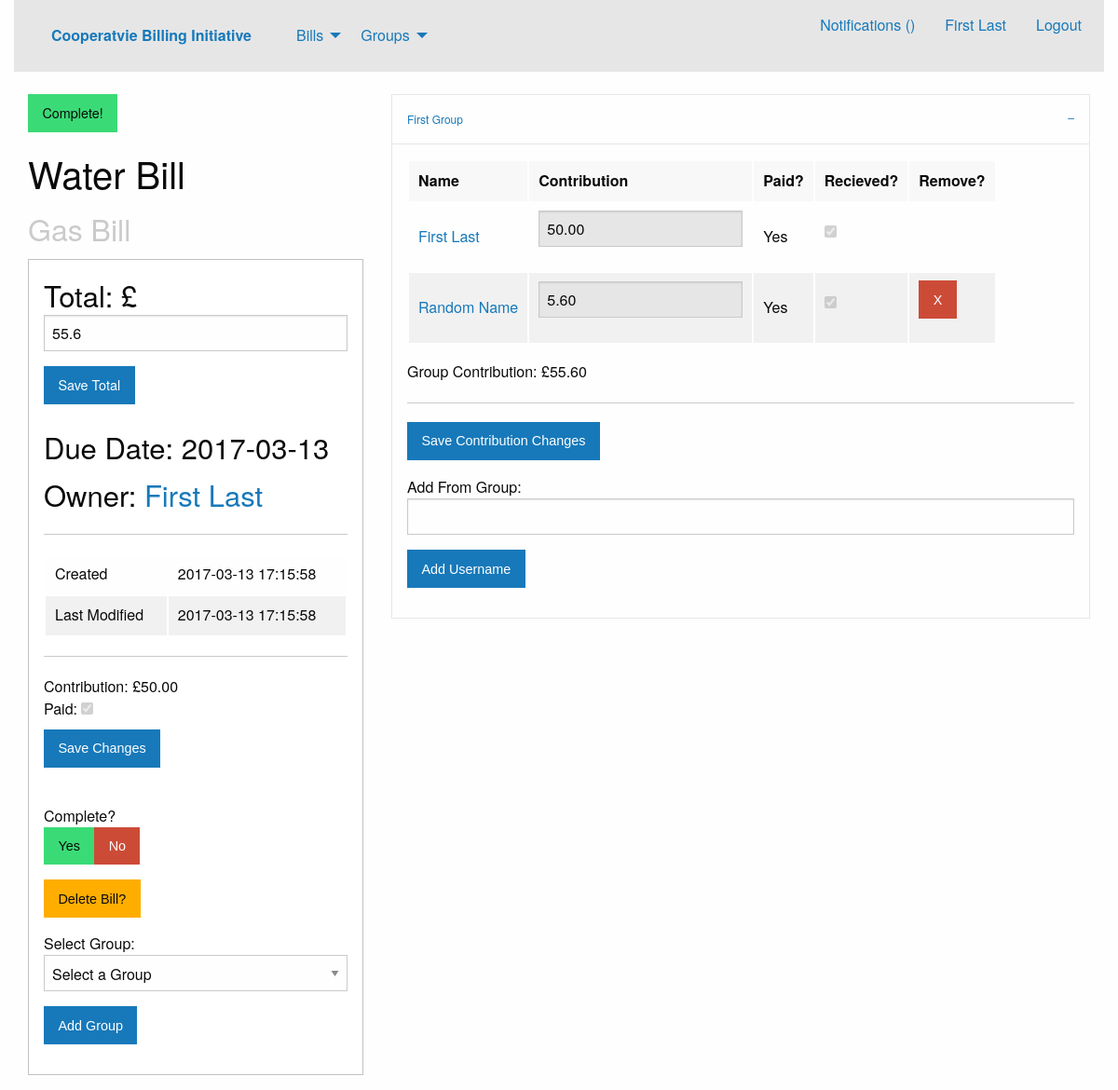
The page /viewBill.php?bid=1 (signed in) on the database as committed earlier.
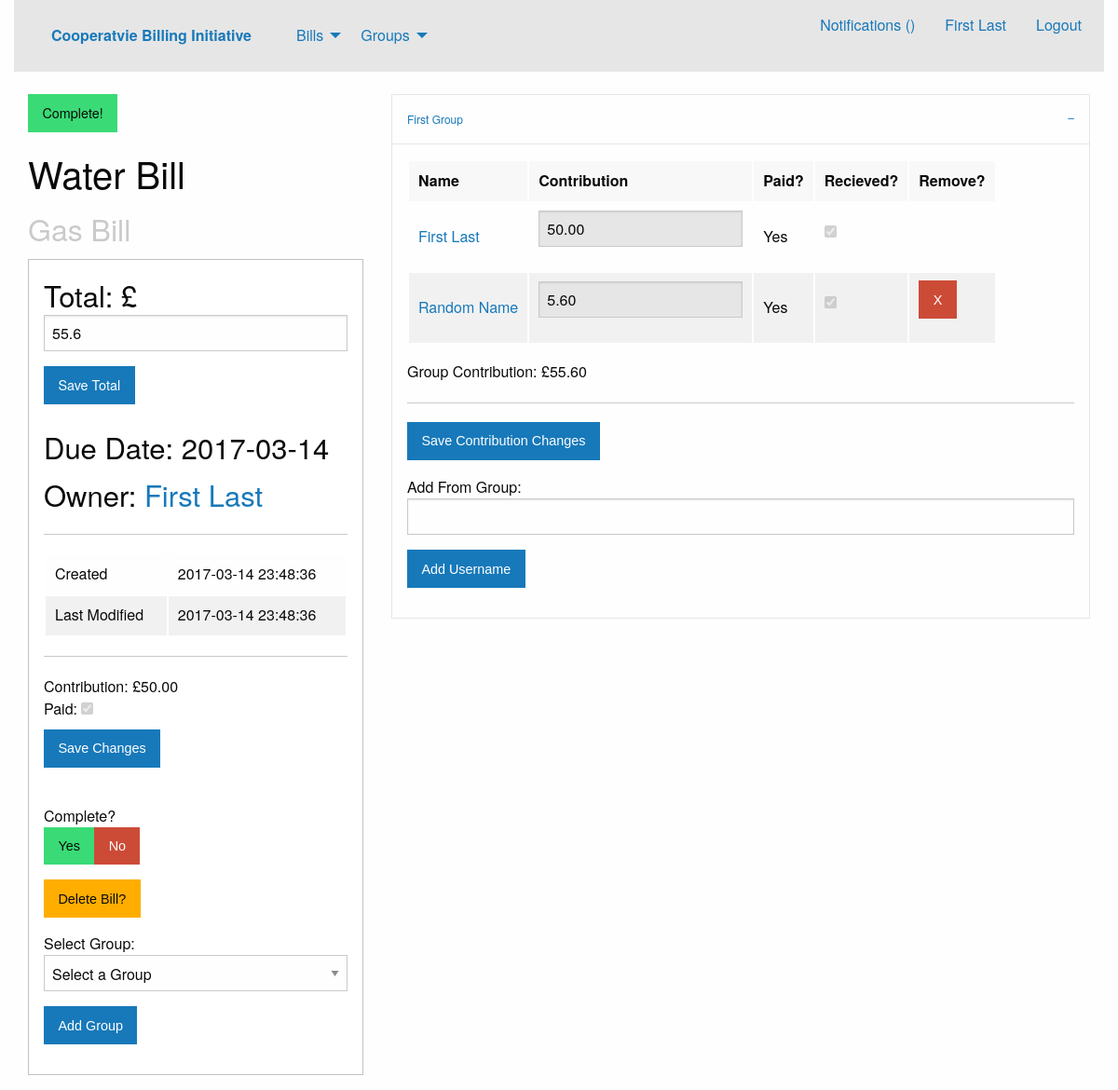
The same page on the database as committed later.
### tables this page shows
CREATE TABLE bills
(
	billID INTEGER NOT NULL UNIQUE PRIMARY KEY AUTOINCREMENT,
	name VARCHAR(50) NOT NULL,
	total DOUBLE NOT NULL,
	typeID INTEGER NOT NULL DEFAULT 1,
	createTS TIMESTAMP DEFAULT CURRENT_TIMESTAMP,
	editTS TIMESTAMP DEFAULT CURRENT_TIMESTAMP,
	dueTS TIMESTAMP NOT NULL DEFAULT CURRENT_DATE,
	complete BOOLEAN NOT NULL DEFAULT FALSE,
	FOREIGN KEY(typeID) REFERENCES billTypes(typeID)
);

CREATE TABLE billTypes
(
	typeID INTEGER NOT NULL UNIQUE PRIMARY KEY AUTOINCREMENT,
	typename VARCHAR(30) NOT NULL,
	icon VARCHAR(50)
);

CREATE TABLE billContributors
(
	billID INTEGER NOT NULL,
	userID INTEGER NOT NULL,
	groupID INTEGER DEFAULT 0,
	owner BOOLEAN NOT NULL DEFAULT FALSE,
	ammount DOUBLE NOT NULL DEFAULT 0,
	paid BOOLEAN NOT NULL DEFAULT FALSE,
	recieved BOOLEAN NOT NULL DEFAULT FALSE,
	PRIMARY KEY(billID, userID),
	FOREIGN KEY(billID) REFERENCES bills(billID),
	FOREIGN KEY(userID) REFERENCES users(userID),
	FOREIGN KEY(groupID) REFERENCES groups(groupID)
);

### database.php (called while the page is built, shortened)
<?php
class Database {
	private $database;
	function __construct() {
		$this->database = $this->getConnection();
	}
	function prepare($query) {
		return $this->database->prepare($query);
	}
	private function getConnection() {
		$conn = new SQLite3('bill.db');
		return $conn;
	}
}
?>

### viewBill.php (the view, shortened to what the changed rows need)
<?php session_start();
$uid = $_SESSION["uid"];
?>
<?php require "header.php"?>
<?php
	$bid = $_GET["bid"];
	$db = new Database();
	$editBill = false;
	$stmt = $db->prepare("SELECT owner FROM billContributors
		WHERE userID = :uid AND billID = :bid");
	$stmt->bindValue(":bid", $bid, SQLITE3_INTEGER);
	$stmt->bindValue(":uid", $uid, SQLITE3_INTEGER);
	$result = $stmt->execute();
	$check = $result->fetchArray();
	if(!empty($check)) {
		if ($check["owner"] != 0) $editBill = true;
	}
	$stmt = $db->prepare("SELECT * FROM bills
		INNER JOIN billTypes ON bills.typeID = billTypes.typeID
		INNER JOIN billContributors ON billContributors.billID = bills.billID
		WHERE bills.billID = :bid AND billContributors.userID = :uid");
	$stmt->bindValue(":bid", $bid, SQLITE3_INTEGER);
	$stmt->bindValue(":uid", $uid, SQLITE3_INTEGER);
	$result = $stmt->execute();
	$billData = $result->fetchArray();
	if ($billData["complete"] != 0)
		$complete = '<span class="button success" id="completeState" value="1">Complete!</span> ';
	else
		$complete = '<span class="button alert" id="completeState" value="0">Incomplete</span> ';
	$stmt = $db->prepare("SELECT users.userID, users.realname FROM users
		INNER JOIN billContributors ON billContributors.userID = users.userID
		WHERE billContributors.billID = :bid AND billContributors.owner = 1");
	$stmt->bindValue(":bid", $bid, SQLITE3_INTEGER);
	$result = $stmt->execute();
	$ownerData = $result->fetchArray();
	echo '
	<div class="column large-4">
		'.$complete.'<h2><span id="billName">'.$billData["name"].'</span><br /><small>'.$billData["typename"].'</small></h2>
		<div class="callout">
			<h3>Total: £';
	if ($editBill)
		echo '<input type="number" id="billTotal" step="0.01" min="0.01" required value="'.$billData["total"].'"/>
					<span id="saveTotal" class="button">Save Total</span>
					<span id="saveTotalErr" style="display:none"></span>';
	else echo number_format($billData["total"], 2);
	echo '</h3>
			<h3>Due Date: '.$billData["dueTS"].'</h3>
			<h3>Owner: <a href="profile.php?uid='.$ownerData["userID"].'">'.$ownerData["realname"].'</a></h3>
			<hr />
			<table><tr><td>Created</td><td>'.$billData["createTS"].'</td></tr>
			<tr><td>Last Modified</td><td>'.$billData["editTS"].'</td></tr></table>
			<hr />
			<div id="controlPanel">
				<input type="hidden" id="curBill" value="'.$bid.'" />
				<input type="hidden" id="editBill" value="'.$editBill.'" />
				<input type="hidden" id="ownerID" value="'.$ownerData["userID"].'" />
				Contribution: £<span id="selfCon">'.number_format($billData["ammount"], 2).'</span><br />
				Paid: <input type="checkbox" id="selfPaid" ';
	if ($billData["paid"] != 0) echo 'checked ';
	if ($billData["recieved"] != 0) echo 'disabled ';
	echo '/><br />
				<button class="button" id="saveSelfPayChange">Save Changes</button><br />
				<span id="updatePayMsg" style="display:none"></span></br>';
	if (!$editBill) echo '
				<button id="selfRemove" class="button alert">Stop Contributing</button><br />';
	else {
		echo '
				Complete? <br/><button id="completeYes" class="button success">Yes</button><button id="completeNo" class="button alert">No</button><br />
				<button id="dbill" class="button warning">Delete Bill?</button>
				<button id="dbyes" class="button alert dbbs" style="display:none">Delete Bill!</button>
				<button id="dbno" class="button dbbs" style="display:none">Never Mind</button><br />
				Select Group:
				<select id="groupSelect">
					<option value="0">Select a Group</option>
					';
		echo'
				</select>
				<button id="addWholeGroup" class="button">Add Group</button><br />
				<span id="addGroupMsg" style="display:none"></span>';
	}
	echo'
			</div>
		</div>
	</div>';
	$stmt = $db->prepare("SELECT * FROM billContributors
	INNER JOIN users ON billContributors.userID = users.userID
	LEFT JOIN groups ON billContributors.groupID = groups.groupID
	WHERE billContributors.billID = :bid ORDER BY billContributors.groupID");
	$stmt->bindValue(":bid", $bid, SQLITE3_INTEGER);
	$result = $stmt->execute();
	$lgid = -1;
	echo '
	<div id="groupCollate" class="column large-8">
		<ul class="accordion" data-accordion data-multi-expand="true" data-allow-all-closed="true">';
	while ($user = $result->fetchArray()) {
		if ($lgid != $user["groupID"]) {
			echo '
			<li class="accordion-item is-active" data-accordion-item>
				<a href="#" class="accordion-title">'.$user["name"].'</a>
				<div class="accordion-content" data-tab-content>
				<div class="table-scroll">
					<table>
					<thead>
						<tr>
						<td>Name</td>
						<td>Contribution</td>
						<td>Paid?</td>
						<td>Recieved?</td>';
			if ($editBill) echo '
						<td>Remove?</td>';
			echo '
						</tr>
					</thead>
					<tbody>';
			$lgid = $user["groupID"];
		}
	}
	echo '
					</tbody>
					</table>
					Group Contribution: £<span class="groupContributionTally" id="gc-'.$lgid.'">0</span>';
	if ($editBill) {
		echo '
					<hr />
					<button class="saveConChanges button">Save Contribution Changes</button><br />
					<span class="saveConChangeMsg"></span>';
	}
	echo '
				</div>
				</div>
			</li>
		</ul>
	</div>';
?>
<?php require_once "footer.php"?>

Rows that differ between the two databases and show on the page:
changed bills "Water Bill": dueTS "2017-03-13" → "2017-03-14"; createTS "2017-03-13 17:15:58" → "2017-03-14 23:48:36"; editTS "2017-03-13 17:15:58" → "2017-03-14 23:48:36"
